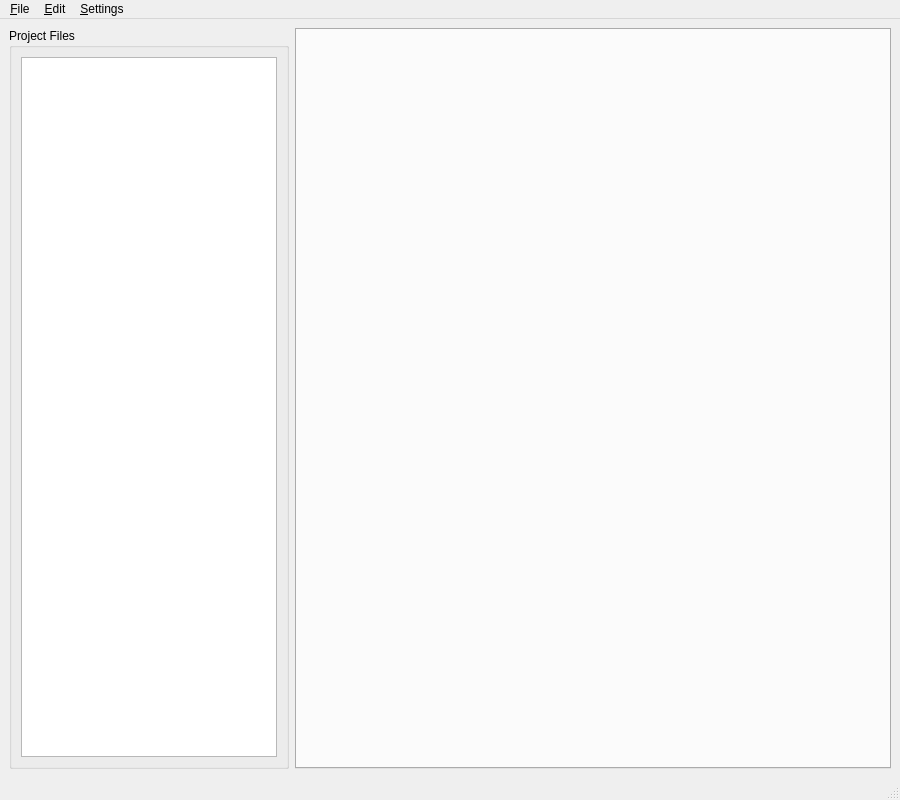
<?xml version="1.0" encoding="UTF-8"?>
<ui version="4.0">
 <class>MainWindow</class>
 <widget class="QMainWindow" name="MainWindow">
  <property name="geometry">
      <rect>
       <x>0</x>
       <y>0</y>
       <width>900</width>
       <height>800</height>
      </rect>
    </property>
  <property name="windowTitle">
   <string>MainWindow</string>
  </property>
  <widget class="QWidget" name="centralwidget">
   <layout class="QHBoxLayout" name="horizontalLayout" stretch="0,1">
    <item>
     <layout class="QVBoxLayout" name="sidebarLayout">
      <item>
       <widget class="QGroupBox" name="fileTreeGroupBox">
        <property name="title">
         <string>Project Files</string>
        </property>
        <layout class="QVBoxLayout" name="verticalLayout">
         <item>
          <widget class="QTreeView" name="fileTreeView"/>
         </item>
        </layout>
       </widget>
      </item>
     </layout>
    </item>
    <item>
     <layout class="QVBoxLayout" name="editorLayout">
      <item>
       <widget class="QTabWidget" name="tabWidget"/>
      </item>
     </layout>
    </item>
   </layout>
  </widget>
  <widget class="QMenuBar" name="menubar">
   <property name="geometry">
    <rect>
     <x>0</x>
     <y>0</y>
     <width>1200</width>
     <height>30</height>
    </rect>
   </property>
   <widget class="QMenu" name="menu_File">
    <property name="title">
     <string>&amp;File</string>
    </property>
    <addaction name="action_open_project"/>
    <addaction name="action_save"/>
    <addaction name="action_add_file_directory"/>
    <addaction name="action_delete_file_directory"/>
   </widget>
    <widget class="QMenu" name="menu_edit">
     <property name="title">
      <string>&amp;Edit</string>
     </property>
     <addaction name="actionCu_t"/>
     <addaction name="action_copy"/>
     <addaction name="action_Paste"/>
     <addaction name="action_Undo"/>
    </widget>
    <widget class="QMenu" name="menu_Settings">
     <property name="title">
      <string>&amp;Settings</string>
     </property>
     <addaction name="action_settings"/>
    </widget>
    <addaction name="menu_File"/>
    <addaction name="menu_edit"/>
    <addaction name="menu_Settings"/>
  </widget>
  <widget class="QStatusBar" name="statusbar"/>
  <action name="action_open_project">
   <property name="text">
    <string>&amp;Open Project</string>
   </property>
  </action>
  <action name="action_save">
   <property name="text">
    <string>&amp;Save</string>
   </property>
  </action>
  <action name="action_add_file_directory">
   <property name="text">
    <string>&amp;Add File/Directory</string>
   </property>
  </action>
  <action name="actionCu_t">
   <property name="text">
    <string>&amp;Cut</string>
   </property>
  </action>
  <action name="action_copy">
   <property name="text">
    <string>&amp;Copy</string>
   </property>
  </action>
  <action name="action_Paste">
   <property name="text">
    <string>&amp;Paste</string>
   </property>
  </action>
  <action name="action_Undo">
   <property name="text">
    <string>&amp;Undo</string>
   </property>
  </action>
  <action name="action_settings">
   <property name="text">
    <string>&amp;Settings</string>
   </property>
  </action>
<action name="action_delete_file_directory">
    <property name="text">
     <string>&amp;Delete File/Directory</string>
    </property>
   </action>
  </widget>
 <resources/>
 <connections/>
</ui>
